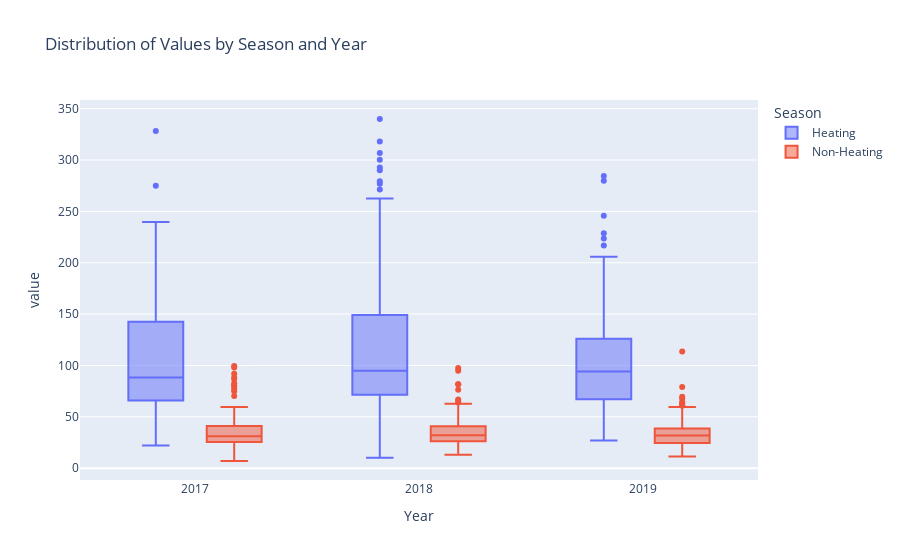
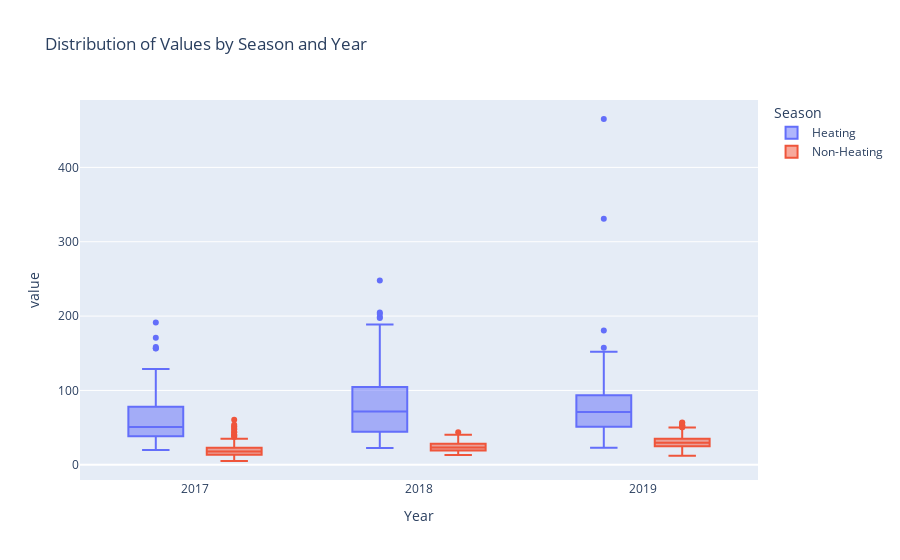
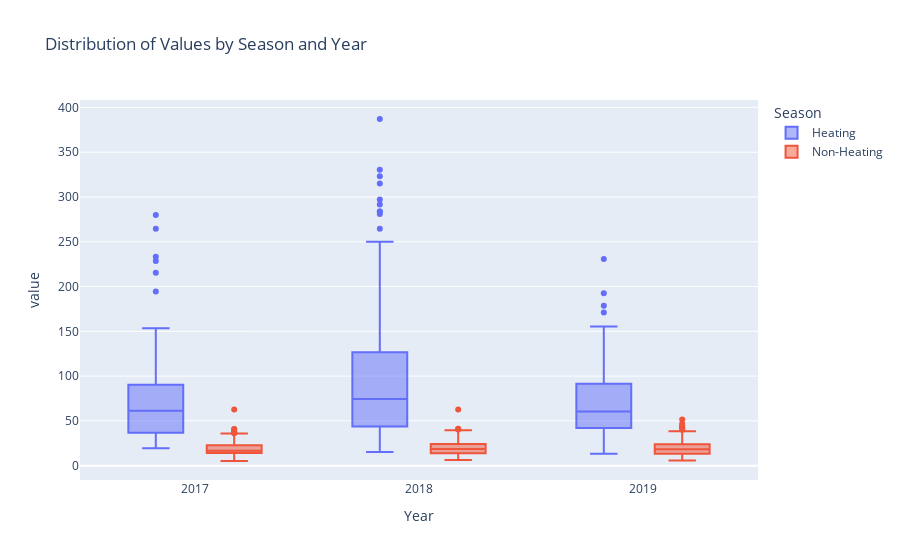
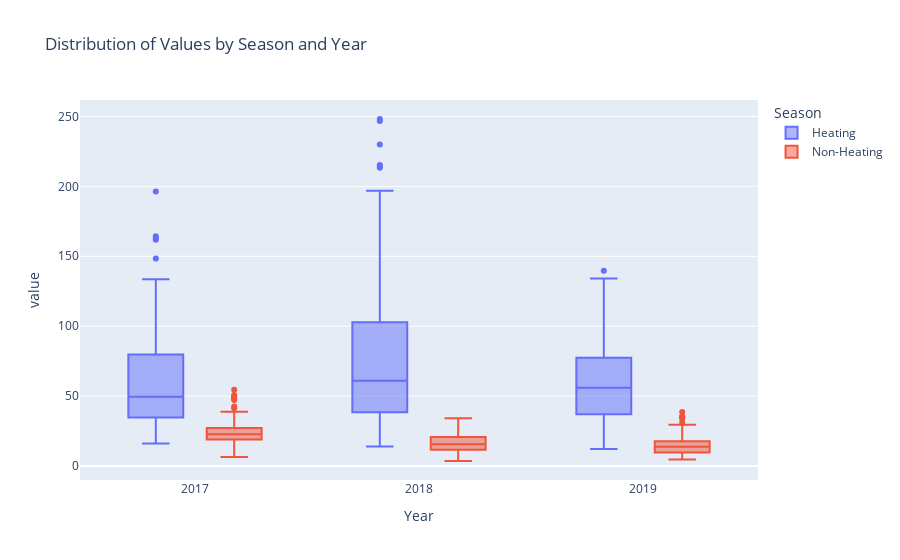

Notebook source saved alongside these figures, in order:
### Code cell
for i in range(6):
    sngle_sensor_df = processed_df[[i, 'full_date']].copy()
    sngle_sensor_df.rename({i: 'value', 'full_date': "date_time"}, inplace=True, axis=1)
    analyze_seasonal_changes(sngle_sensor_df)

### Figure 1 — Plotly figure (JSON) as saved in the notebook; plotly's stock layout.template omitted (floating-point values rounded to 4 significant figures; data arrays with more than 128 entries replaced by an {"elided": "..."} marker saying what was removed)
{"data": [{"alignmentgroup": "True", "hovertemplate": "Season=Heating<br>Year=%{x}<br>value=%{y}<extra></extra>", "legendgroup": "Heating", "marker": {"color": "#636efa"}, "name": "Heating", "notched": false, "offsetgroup": "Heating", "orientation": "v", "showlegend": true, "type": "box", "x": {"elided": "446 int values"}, "x0": " ", "xaxis": "x", "y": {"elided": "446 float values"}, "y0": " ", "yaxis": "y"}, {"alignmentgroup": "True", "hovertemplate": "Season=Non-Heating<br>Year=%{x}<br>value=%{y}<extra></extra>", "legendgroup": "Non-Heating", "marker": {"color": "#EF553B"}, "name": "Non-Heating", "notched": false, "offsetgroup": "Non-Heating", "orientation": "v", "showlegend": true, "type": "box", "x": {"elided": "564 int values"}, "x0": " ", "xaxis": "x", "y": {"elided": "564 float values"}, "y0": " ", "yaxis": "y"}], "layout": {"boxmode": "group", "legend": {"title": {"text": "Season"}, "tracegroupgap": 0}, "title": {"text": "Distribution of Values by Season and Year"}, "xaxis": {"anchor": "y", "domain": [0, 1], "title": {"text": "Year"}}, "yaxis": {"anchor": "x", "domain": [0, 1], "title": {"text": "value"}}}}

### Figure 2 — Plotly figure (JSON) as saved in the notebook; plotly's stock layout.template omitted (floating-point values rounded to 4 significant figures; data arrays with more than 128 entries replaced by an {"elided": "..."} marker saying what was removed)
{"data": [{"alignmentgroup": "True", "hovertemplate": "Season=Heating<br>Year=%{x}<br>value=%{y}<extra></extra>", "legendgroup": "Heating", "marker": {"color": "#636efa"}, "name": "Heating", "notched": false, "offsetgroup": "Heating", "orientation": "v", "showlegend": true, "type": "box", "x": {"elided": "446 int values"}, "x0": " ", "xaxis": "x", "y": {"elided": "446 float values"}, "y0": " ", "yaxis": "y"}, {"alignmentgroup": "True", "hovertemplate": "Season=Non-Heating<br>Year=%{x}<br>value=%{y}<extra></extra>", "legendgroup": "Non-Heating", "marker": {"color": "#EF553B"}, "name": "Non-Heating", "notched": false, "offsetgroup": "Non-Heating", "orientation": "v", "showlegend": true, "type": "box", "x": {"elided": "564 int values"}, "x0": " ", "xaxis": "x", "y": {"elided": "564 float values"}, "y0": " ", "yaxis": "y"}], "layout": {"boxmode": "group", "legend": {"title": {"text": "Season"}, "tracegroupgap": 0}, "title": {"text": "Distribution of Values by Season and Year"}, "xaxis": {"anchor": "y", "domain": [0, 1], "title": {"text": "Year"}}, "yaxis": {"anchor": "x", "domain": [0, 1], "title": {"text": "value"}}}}

### Figure 3 — Plotly figure (JSON) as saved in the notebook; plotly's stock layout.template omitted (floating-point values rounded to 4 significant figures; data arrays with more than 128 entries replaced by an {"elided": "..."} marker saying what was removed)
{"data": [{"alignmentgroup": "True", "hovertemplate": "Season=Heating<br>Year=%{x}<br>value=%{y}<extra></extra>", "legendgroup": "Heating", "marker": {"color": "#636efa"}, "name": "Heating", "notched": false, "offsetgroup": "Heating", "orientation": "v", "showlegend": true, "type": "box", "x": {"elided": "446 int values"}, "x0": " ", "xaxis": "x", "y": {"elided": "446 float values"}, "y0": " ", "yaxis": "y"}, {"alignmentgroup": "True", "hovertemplate": "Season=Non-Heating<br>Year=%{x}<br>value=%{y}<extra></extra>", "legendgroup": "Non-Heating", "marker": {"color": "#EF553B"}, "name": "Non-Heating", "notched": false, "offsetgroup": "Non-Heating", "orientation": "v", "showlegend": true, "type": "box", "x": {"elided": "564 int values"}, "x0": " ", "xaxis": "x", "y": {"elided": "564 float values"}, "y0": " ", "yaxis": "y"}], "layout": {"boxmode": "group", "legend": {"title": {"text": "Season"}, "tracegroupgap": 0}, "title": {"text": "Distribution of Values by Season and Year"}, "xaxis": {"anchor": "y", "domain": [0, 1], "title": {"text": "Year"}}, "yaxis": {"anchor": "x", "domain": [0, 1], "title": {"text": "value"}}}}

### Figure 4 — Plotly figure (JSON) as saved in the notebook; plotly's stock layout.template omitted (floating-point values rounded to 4 significant figures; data arrays with more than 128 entries replaced by an {"elided": "..."} marker saying what was removed)
{"data": [{"alignmentgroup": "True", "hovertemplate": "Season=Heating<br>Year=%{x}<br>value=%{y}<extra></extra>", "legendgroup": "Heating", "marker": {"color": "#636efa"}, "name": "Heating", "notched": false, "offsetgroup": "Heating", "orientation": "v", "showlegend": true, "type": "box", "x": {"elided": "446 int values"}, "x0": " ", "xaxis": "x", "y": {"elided": "446 float values"}, "y0": " ", "yaxis": "y"}, {"alignmentgroup": "True", "hovertemplate": "Season=Non-Heating<br>Year=%{x}<br>value=%{y}<extra></extra>", "legendgroup": "Non-Heating", "marker": {"color": "#EF553B"}, "name": "Non-Heating", "notched": false, "offsetgroup": "Non-Heating", "orientation": "v", "showlegend": true, "type": "box", "x": {"elided": "564 int values"}, "x0": " ", "xaxis": "x", "y": {"elided": "564 float values"}, "y0": " ", "yaxis": "y"}], "layout": {"boxmode": "group", "legend": {"title": {"text": "Season"}, "tracegroupgap": 0}, "title": {"text": "Distribution of Values by Season and Year"}, "xaxis": {"anchor": "y", "domain": [0, 1], "title": {"text": "Year"}}, "yaxis": {"anchor": "x", "domain": [0, 1], "title": {"text": "value"}}}}
